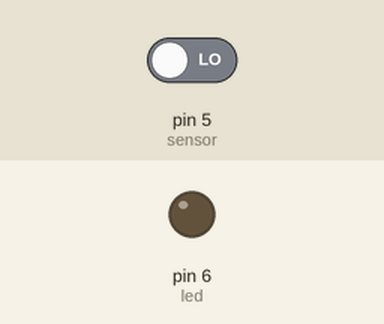
This sketch was run on a simulated Arduino Uno, built with avr-gcc and run on an emulated ATmega328P. Parts: output pins drawn as LEDs (lit = HIGH). The inputs (shaded band) are chosen by the test bench; at power-on: pin 5 (sensor) LOW.

Above: at 1.2 s.
1.3 s: pin 5 (sensor) driven HIGH
At 2.2 s:
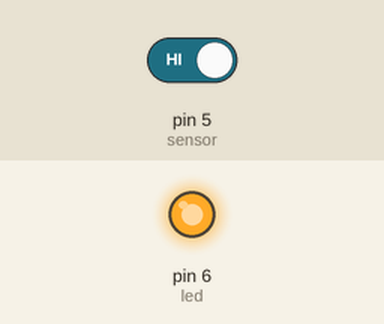
2.8 s: pin 5 (sensor) driven LOW
At 3.4 s:
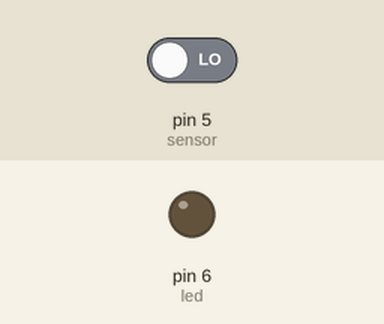
Timing chart, 0 to 5.8 s (numbered marks = the images above; inputs shaded):
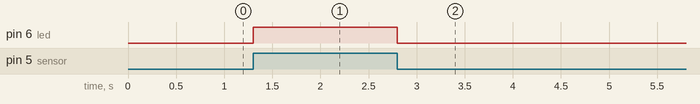

The sketch:

sketch_nov27a.ino
```cpp
#define sensor 5
#define led 6

void setup () {

  pinMode(led,OUTPUT);
  pinMode(sensor,INPUT);

}

void loop () {

  if (digitalRead(sensor) == HIGH) {

    digitalWrite(led,HIGH);

  }

  else {

    digitalWrite(led,LOW);

  }

  delay(100);

}
```

Measured:
- after the input at 1.3 s, pin 6 (led): LOW → HIGH at once
- after the input at 2.8 s, pin 6 (led): HIGH → LOW at once
